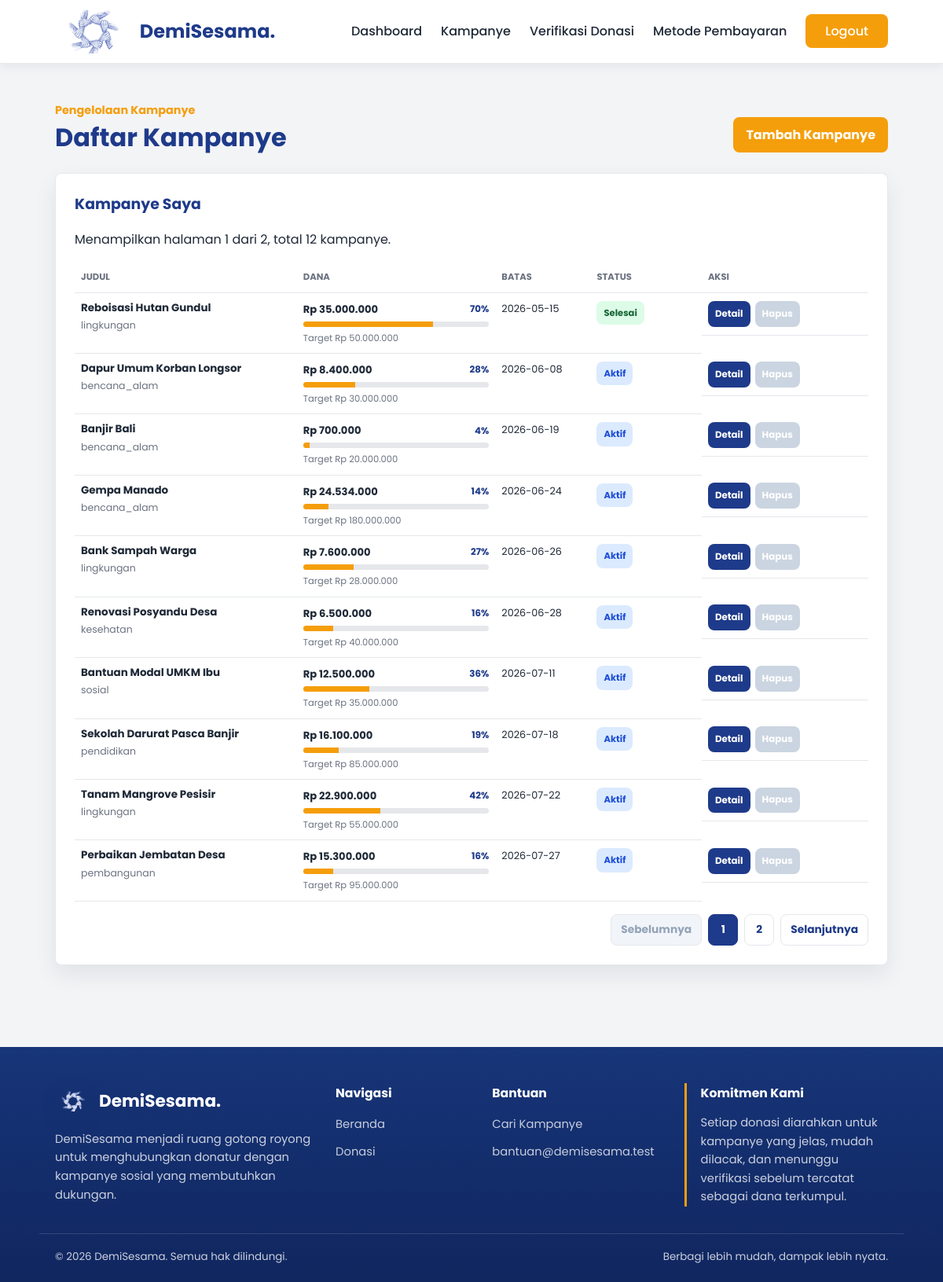
The page /admin/kampanye.php (signed in) on the database its author committed.
### tables this page shows
CREATE TABLE `kampanye` (
  `id_kampanye` int(11) NOT NULL AUTO_INCREMENT,
  `id_penyelenggara` int(11) NOT NULL,
  `judul_kampanye` varchar(100) NOT NULL,
  `kategori` varchar(50) NOT NULL,
  `lokasi` varchar(100) NOT NULL,
  `deskripsi` varchar(1000) NOT NULL,
  `target_dana` int(15) NOT NULL,
  `dana_terkumpul` int(15) NOT NULL DEFAULT 0,
  `batas_waktu` date NOT NULL,
  `gambar_poster` varchar(255) NOT NULL,
  `status` ENUM('active', 'completed') NOT NULL DEFAULT 'active',
  PRIMARY KEY (`id_kampanye`),
  KEY `id_penyelenggara` (`id_penyelenggara`),
  CONSTRAINT `kampanye_ibfk_1`
    FOREIGN KEY (`id_penyelenggara`)
    REFERENCES `penyelenggara` (`id_penyelenggara`)
    ON DELETE CASCADE
    ON UPDATE CASCADE
);

### components/path_helper.php (called while the page is built, shortened)
<?php
if (!function_exists('appBaseUrl')) {
    function appBaseUrl() {
        static $base_url = null;
        if ($base_url !== null) {
            return $base_url;
        }
        $document_root = realpath($_SERVER['DOCUMENT_ROOT'] ?? '');
        $project_root = realpath(dirname(__DIR__));
        if ($document_root && $project_root && strpos($project_root, $document_root) === 0) {
            $relative = trim(str_replace('\\', '/', substr($project_root, strlen($document_root))), '/');
            $base_url = '/' . ($relative !== '' ? $relative . '/' : '');
            return $base_url;
        }
        $script_name = str_replace('\\', '/', $_SERVER['SCRIPT_NAME'] ?? '/');
        $base_url = preg_replace('#/(admin|auth|pages)/[^/]*$#', '/', $script_name);
        $base_url = preg_replace('#/[^/]*$#', '/', $base_url);
        return $base_url ?: '/';
    }
}
if (!function_exists('url_for')) {
    function url_for($path = '') {
        $path = (string) $path;
        return appBaseUrl() . ltrim($path, '/');
    }
}
if (!function_exists('asset_url')) {
    function asset_url($path) {
        return url_for($path);
    }
}
if (!function_exists('current_page_path')) {
    function current_page_path() {
        $script_name = str_replace('\\', '/', $_SERVER['SCRIPT_NAME'] ?? '');
        $base_url = appBaseUrl();
        return ltrim(basename($script_name), '/');
    }
}
?>

### components/auth.php (called while the page is built, shortened)
<?php
require_once __DIR__ . "/donation_helper.php";
if (!function_exists('currentAdminId')) {
    function currentAdminId() {
        return (int) ($_SESSION['id_penyelenggara'] ?? 0);
    }
}
?>

### components/admin_service.php (called while the page is built, shortened)
<?php
require_once __DIR__ . "/donation_helper.php";
if (!function_exists('fetchAllAssoc')) {
    function fetchAllAssoc($result) {
        $rows = [];
        if ($result) {
            while ($row = mysqli_fetch_assoc($result)) {
                $rows[] = $row;
            }
        }
        return $rows;
    }
}
if (!function_exists('getManagedCampaigns')) {
    function getManagedCampaigns($conn, $id_penyelenggara, $limit = 0, $offset = 0) {
        $id_penyelenggara = (int) $id_penyelenggara;
        $sql = "SELECT
                k.*,
                COALESCE(COUNT(d.id_donasi), 0) AS total_donasi
             FROM kampanye k
             LEFT JOIN donasi d ON d.id_kampanye = k.id_kampanye
             WHERE k.id_penyelenggara = ?
             GROUP BY k.id_kampanye
             ORDER BY k.batas_waktu ASC, k.dana_terkumpul ASC";
        $limit = (int) $limit;
        $offset = max(0, (int) $offset);
        if ($limit > 0) {
            $sql .= " LIMIT ? OFFSET ?";
        }
        $stmt = mysqli_prepare($conn, $sql);
        if ($limit > 0) {
            mysqli_stmt_bind_param($stmt, "iii", $id_penyelenggara, $limit, $offset);
        } else {
            mysqli_stmt_bind_param($stmt, "i", $id_penyelenggara);
        }
        mysqli_stmt_execute($stmt);
        $rows = fetchAllAssoc(mysqli_stmt_get_result($stmt));
        return $rows;
    }
}
if (!function_exists('countManagedCampaigns')) {
    function countManagedCampaigns($conn, $id_penyelenggara) {
        $id_penyelenggara = (int) $id_penyelenggara;
        $stmt = mysqli_prepare($conn, "SELECT COUNT(*) AS total FROM kampanye WHERE id_penyelenggara = ?");
        mysqli_stmt_bind_param($stmt, "i", $id_penyelenggara);
        mysqli_stmt_execute($stmt);
        $result = mysqli_stmt_get_result($stmt);
        $row = $result ? mysqli_fetch_assoc($result) : null;
        return $row ? (int) $row['total'] : 0;
    }
}
?>

### components/donation_helper.php (called while the page is built, shortened)
<?php
require_once __DIR__ . "/path_helper.php";
if (!function_exists('e')) {
    function e($value) {
        return htmlspecialchars((string) $value, ENT_QUOTES, 'UTF-8');
    }
}
if (!function_exists('formatRupiah')) {
    function formatRupiah($value) {
        return "Rp " . number_format((float) $value, 0, ',', '.');
    }
}
if (!function_exists('isCampaignClosed')) {
    function isCampaignClosed($campaign) {
        $status = strtolower((string) ($campaign['status'] ?? ''));
        if (in_array($status, ['completed', 'rejected'], true)) {
            return true;
        }
        $target = (float) ($campaign['target_dana'] ?? 0);
        $collected = (float) ($campaign['dana_terkumpul'] ?? 0);
        if (!empty($campaign['batas_waktu'])) {
            $today = new DateTime('today');
            $deadline = new DateTime($campaign['batas_waktu']);
        }
        return false;
    }
}
?>

### admin/kampanye.php (the view, shortened to what this page needs)
<?php
require_once __DIR__ . "/../components/auth.php";
require_once __DIR__ . "/../components/admin_service.php";
$conn = $GLOBALS['conn'] ?? null;
$admin_id = currentAdminId();
$items_per_page = 10;
$current_page = filter_input(INPUT_GET, 'page', FILTER_VALIDATE_INT) ?: 1;
$current_page = max(1, $current_page);
$total_campaigns = countManagedCampaigns($conn, $admin_id);
$total_pages = max(1, (int) ceil($total_campaigns / $items_per_page));
$offset = ($current_page - 1) * $items_per_page;
$campaigns = getManagedCampaigns($conn, $admin_id, $items_per_page, $offset);
$current_page_query = $current_page > 1 ? '?page=' . $current_page : '';
?>
<!DOCTYPE html>
<html lang="id">
<head>
    <link rel="stylesheet" href="<?php echo asset_url('css/global.css?v=3'); ?>">
    <link rel="stylesheet" href="<?php echo asset_url('css/form.css?v=3'); ?>">
    <link rel="stylesheet" href="<?php echo asset_url('css/admin.css?v=3'); ?>">
</head>
<body>
    <?php include_once __DIR__ . "/../components/nav.php" ?>
    <main class="admin-page">
        <div class="container">
            <div class="admin-heading">
                <div>
                    <span>Pengelolaan Kampanye</span>
                    <h1>Daftar Kampanye</h1>
                </div>
                <a href="<?php echo url_for('admin/form-kampanye.php'); ?>" class="admin-primary-link">Tambah Kampanye</a>
            </div>
            <section class="admin-panel">
                <div class="admin-panel-head">
                    <div>
                        <h2>Kampanye Saya</h2>
                        <span>Menampilkan halaman <?php echo (int) $current_page; ?> dari <?php echo (int) $total_pages; ?>, total <?php echo (int) $total_campaigns; ?> kampanye.</span>
                    </div>
                </div>
                <div class="admin-table-wrap">
                    <table class="admin-table campaign-admin-table">
                        <colgroup>
                            <col class="campaign-title-col">
                            <col class="campaign-fund-col">
                            <col class="campaign-date-col">
                            <col class="campaign-status-col">
                            <col class="campaign-action-col">
                        </colgroup>
                        <thead>
                            <tr>
                                <th class="campaign-title-column">Judul</th>
                                <th class="campaign-fund-column">Dana</th>
                                <th class="campaign-date-column">Batas</th>
                                <th class="campaign-status-column">Status</th>
                                <th class="campaign-action-column">Aksi</th>
                            </tr>
                        </thead>
                        <tbody>
                            <?php foreach ($campaigns as $campaign): ?>
                                <?php
                                    $target = (float) $campaign['target_dana'];
                                    $collected = (float) $campaign['dana_terkumpul'];
                                    $progress = $target > 0 ? min(100, ($collected / $target) * 100) : 0;
                                    $raw_status = strtolower($campaign['status'] ?? 'active');
                                    $campaign_closed = isCampaignClosed($campaign);
                                    if ($campaign_closed || $raw_status === 'completed') {
                                        $display_status = 'Selesai';
                                        $display_status_class = 'completed';
                                    } else {
                                        $display_status = 'Aktif';
                                        $display_status_class = 'open';
                                    }
                                ?>
                                <tr>
                                    <td class="campaign-title-cell">
                                        <strong><?php echo e($campaign['judul_kampanye']); ?></strong>
                                        <span><?php echo e($campaign['kategori']); ?></span>
                                    </td>
                                    <td>
                                        <div class="campaign-fund-cell">
                                            <div class="campaign-fund-row">
                                                <strong><?php echo formatRupiah($collected); ?></strong>
                                                <span><?php echo (int) round($progress); ?>%</span>
                                            </div>
                                            <div class="campaign-fund-progress" aria-label="Progress <?php echo (int) round($progress); ?> persen">
                                                <span style="width: <?php echo e((string) $progress); ?>%;"></span>
                                            </div>
                                            <small>Target <?php echo formatRupiah($target); ?></small>
                                        </div>
                                    </td>
                                    <td><?php echo e($campaign['batas_waktu']); ?></td>
                                    <td>
                                        <span class="status-badge status-<?php echo e($display_status_class); ?>">
                                            <?php echo e($display_status); ?>
                                        </span>
                                    </td>
                                    <td class="admin-actions">
                                        <a href="<?php echo url_for('admin/detail-kampanye.php?id=' . (int) $campaign['id_kampanye'] . ($current_page > 1 ? '&page=' . $current_page : '')); ?>">Detail</a>
                                        <form method="POST" action="<?php echo url_for('admin/kampanye.php' . $current_page_query); ?>" onsubmit="return confirm('Hapus kampanye ini?');">
                                            <button type="submit" <?php echo (float) $campaign['dana_terkumpul'] >= 10000 ? 'disabled' : ''; ?>>Hapus</button>
                                        </form>
                                    </td>
                                </tr>
                            <?php endforeach; ?>
                        </tbody>
                    </table>
                </div>
                <?php if ($total_pages > 1): ?>
                    <nav class="admin-pagination" aria-label="Pagination kampanye">
                        <a class="<?php echo $current_page <= 1 ? 'is-disabled' : ''; ?>" href="<?php echo url_for('admin/kampanye.php' . ($current_page > 2 ? '?page=' . ($current_page - 1) : '')); ?>">Sebelumnya</a>
                        <?php for ($page_number = 1; $page_number <= $total_pages; $page_number++): ?>
                            <a class="<?php echo $page_number === $current_page ? 'is-active' : ''; ?>" href="<?php echo url_for('admin/kampanye.php' . ($page_number > 1 ? '?page=' . $page_number : '')); ?>">
                                <?php echo (int) $page_number; ?>
                            </a>
                        <?php endfor; ?>
                        <a class="<?php echo $current_page >= $total_pages ? 'is-disabled' : ''; ?>" href="<?php echo url_for('admin/kampanye.php?page=' . min($total_pages, $current_page + 1)); ?>">Selanjutnya</a>
                    </nav>
                <?php endif; ?>
            </section>
        </div>
    </main>
    <?php include_once __DIR__ . "/../components/footer.php" ?>
</body>
</html>

### CSS/global.css (style rules this page uses)
:root { --primary: #1E3A8A; --primary-hover: #3B82F6; --button: #F59E0B; --button-hover: #D97706; --bg-body: #F3F4F6; --white: #FFFFFF; --main-text: #1F2937; --text-desc: #6B7280; --border: #E5E7EB; --danger: #DC2626; --shadow-soft: 0 12px 28px rgba(15, 23, 42, 0.08); --shadow-hover: 0 18px 38px rgba(15, 23, 42, 0.14); }
* { margin: 0; padding: 0; box-sizing: border-box; font-family: 'Poppins', sans-serif; }
body { background-color: var(--bg-body); color: var(--main-text); line-height: 1.6; min-height: 100vh; }
.container { max-width: 1100px; margin: 0 auto; padding: 0 20px; }
a { text-decoration: none; }
nav a { color: var(--main-text); font-weight: 500; transition: color 0.25s ease, background-color 0.25s ease; }
html { scroll-behavior: smooth; }

### CSS/form.css (style rules this page uses)
.status-badge { display: inline-flex; align-items: center; min-height: 36px; padding: 8px 12px; border-radius: 8px; font-size: 0.82rem; font-weight: 700; letter-spacing: 0; background-color: #FEF3C7; color: #92400E; }
.status-completed { background-color: #DCFCE7; color: #166534; }

### rows shown on the page
kampanye: judul_kampanye "Reboisasi Hutan Gundul", kategori "lingkungan", dana_terkumpul "Rp 35.000.000", progress "70", target_dana "Rp 50.000.000", batas_waktu "2026-05-15", display_status "Selesai"
kampanye: judul_kampanye "Dapur Umum Korban Longsor", kategori "bencana_alam", dana_terkumpul "Rp 8.400.000", progress "28", target_dana "Rp 30.000.000", batas_waktu "2026-06-08", status "Aktif"
kampanye: judul_kampanye "Banjir Bali", kategori "bencana_alam", dana_terkumpul "Rp 700.000", progress "4", target_dana "Rp 20.000.000", batas_waktu "2026-06-19", status "Aktif"
kampanye: judul_kampanye "Gempa Manado", kategori "bencana_alam", dana_terkumpul "Rp 24.534.000", progress "14", target_dana "Rp 180.000.000", batas_waktu "2026-06-24", status "Aktif"
kampanye: judul_kampanye "Bank Sampah Warga", kategori "lingkungan", dana_terkumpul "Rp 7.600.000", progress "27", target_dana "Rp 28.000.000", batas_waktu "2026-06-26", status "Aktif"
kampanye: judul_kampanye "Renovasi Posyandu Desa", kategori "kesehatan", dana_terkumpul "Rp 6.500.000", progress "16", target_dana "Rp 40.000.000", batas_waktu "2026-06-28", status "Aktif"
kampanye: judul_kampanye "Bantuan Modal UMKM Ibu", kategori "sosial", dana_terkumpul "Rp 12.500.000", progress "36", target_dana "Rp 35.000.000", batas_waktu "2026-07-11", status "Aktif"
kampanye: judul_kampanye "Sekolah Darurat Pasca Banjir", kategori "pendidikan", dana_terkumpul "Rp 16.100.000", progress "19", target_dana "Rp 85.000.000", batas_waktu "2026-07-18", status "Aktif"
kampanye: judul_kampanye "Tanam Mangrove Pesisir", kategori "lingkungan", dana_terkumpul "Rp 22.900.000", progress "42", target_dana "Rp 55.000.000", batas_waktu "2026-07-22", status "Aktif"
kampanye: judul_kampanye "Perbaikan Jembatan Desa", kategori "pembangunan", dana_terkumpul "Rp 15.300.000", progress "16", target_dana "Rp 95.000.000", batas_waktu "2026-07-27", status "Aktif"

### other values the page prints
$current_page "1"
$total_pages "2"
$total_campaigns "12"
